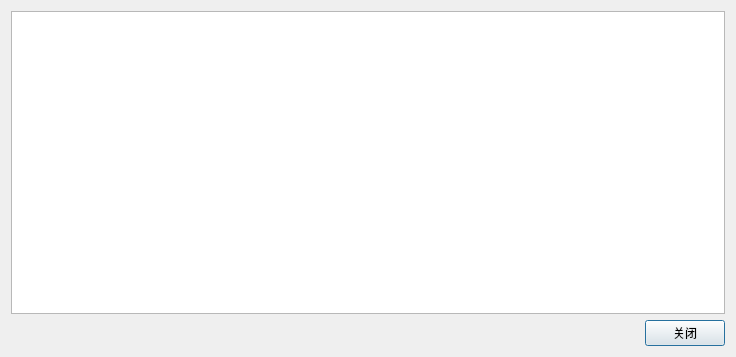
<?xml version="1.0" encoding="UTF-8"?>
<ui version="4.0">
 <class>TransactionDetailsDialog</class>
 <widget class="QDialog" name="TransactionDetailsDialog">
  <property name="geometry">
   <rect>
    <x>0</x>
    <y>0</y>
    <width>736</width>
    <height>357</height>
   </rect>
  </property>
  <property name="windowTitle">
   <string>交易详情</string>
  </property>
  <layout class="QVBoxLayout" name="verticalLayout">
   <item>
    <widget class="QTextBrowser" name="m_detailsBrowser"/>
   </item>
   <item>
    <layout class="QHBoxLayout" name="horizontalLayout">
     <item>
      <spacer name="horizontalSpacer">
       <property name="orientation">
        <enum>Qt::Horizontal</enum>
       </property>
       <property name="sizeHint" stdset="0">
        <size>
         <width>40</width>
         <height>20</height>
        </size>
       </property>
      </spacer>
     </item>
     <item>
      <widget class="QPushButton" name="m_closeButton">
       <property name="text">
        <string>关闭</string>
       </property>
      </widget>
     </item>
    </layout>
   </item>
  </layout>
 </widget>
 <resources/>
 <connections>
  <connection>
   <sender>m_closeButton</sender>
   <signal>clicked()</signal>
   <receiver>TransactionDetailsDialog</receiver>
   <slot>accept()</slot>
   <hints>
    <hint type="sourcelabel">
     <x>619</x>
     <y>331</y>
    </hint>
    <hint type="destinationlabel">
     <x>335</x>
     <y>178</y>
    </hint>
   </hints>
  </connection>
 </connections>
</ui>
